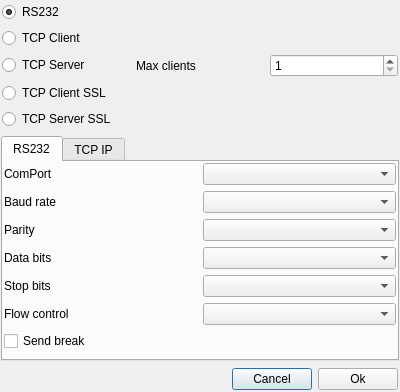
<?xml version="1.0" encoding="UTF-8"?>
<ui version="4.0">
 <class>QDOpenComPort</class>
 <widget class="QDialog" name="QDOpenComPort">
  <property name="geometry">
   <rect>
    <x>0</x>
    <y>0</y>
    <width>400</width>
    <height>392</height>
   </rect>
  </property>
  <property name="windowTitle">
   <string>Open Com Port</string>
  </property>
  <layout class="QVBoxLayout" name="verticalLayout">
   <property name="leftMargin">
    <number>1</number>
   </property>
   <property name="topMargin">
    <number>1</number>
   </property>
   <property name="rightMargin">
    <number>1</number>
   </property>
   <property name="bottomMargin">
    <number>1</number>
   </property>
   <item>
    <widget class="QWidget" name="widget_2" native="true">
     <layout class="QGridLayout" name="gridLayout_3">
      <property name="leftMargin">
       <number>1</number>
      </property>
      <property name="topMargin">
       <number>1</number>
      </property>
      <property name="rightMargin">
       <number>1</number>
      </property>
      <property name="bottomMargin">
       <number>1</number>
      </property>
      <item row="3" column="0">
       <widget class="QRadioButton" name="QRBTCPClientSsl">
        <property name="text">
         <string>TCP Client SSL</string>
        </property>
       </widget>
      </item>
      <item row="0" column="0">
       <widget class="QRadioButton" name="QRBRS232">
        <property name="text">
         <string>RS232</string>
        </property>
        <property name="checked">
         <bool>true</bool>
        </property>
       </widget>
      </item>
      <item row="2" column="2">
       <widget class="QSpinBox" name="QSBTCPServerMaxClients">
        <property name="minimum">
         <number>1</number>
        </property>
        <property name="maximum">
         <number>999999</number>
        </property>
       </widget>
      </item>
      <item row="1" column="0">
       <widget class="QRadioButton" name="QRBTCPClient">
        <property name="text">
         <string>TCP Client</string>
        </property>
       </widget>
      </item>
      <item row="2" column="0">
       <widget class="QRadioButton" name="QRBTCPServer">
        <property name="text">
         <string>TCP Server</string>
        </property>
       </widget>
      </item>
      <item row="2" column="1">
       <widget class="QLabel" name="label_9">
        <property name="text">
         <string>Max clients</string>
        </property>
       </widget>
      </item>
      <item row="4" column="0">
       <widget class="QRadioButton" name="QRBTCPServerSsl">
        <property name="text">
         <string>TCP Server SSL</string>
        </property>
       </widget>
      </item>
     </layout>
    </widget>
   </item>
   <item>
    <widget class="QTabWidget" name="tabWidget">
     <property name="currentIndex">
      <number>0</number>
     </property>
     <widget class="QWidget" name="tab">
      <attribute name="title">
       <string>RS232</string>
      </attribute>
      <layout class="QGridLayout" name="gridLayout_4">
       <property name="leftMargin">
        <number>1</number>
       </property>
       <property name="topMargin">
        <number>1</number>
       </property>
       <property name="rightMargin">
        <number>1</number>
       </property>
       <property name="bottomMargin">
        <number>1</number>
       </property>
       <item row="2" column="1">
        <widget class="QComboBox" name="QCBParity"/>
       </item>
       <item row="4" column="1">
        <widget class="QComboBox" name="QCBStopBits"/>
       </item>
       <item row="0" column="0">
        <widget class="QLabel" name="label">
         <property name="text">
          <string>ComPort</string>
         </property>
        </widget>
       </item>
       <item row="3" column="1">
        <widget class="QComboBox" name="QCBDataBits"/>
       </item>
       <item row="5" column="1">
        <widget class="QComboBox" name="QCBFlowControl"/>
       </item>
       <item row="6" column="0">
        <widget class="QCheckBox" name="QCBSendBreak">
         <property name="text">
          <string>Send break</string>
         </property>
        </widget>
       </item>
       <item row="4" column="0">
        <widget class="QLabel" name="label_5">
         <property name="text">
          <string>Stop bits</string>
         </property>
        </widget>
       </item>
       <item row="1" column="0">
        <widget class="QLabel" name="label_2">
         <property name="text">
          <string>Baud rate</string>
         </property>
        </widget>
       </item>
       <item row="2" column="0">
        <widget class="QLabel" name="label_3">
         <property name="text">
          <string>Parity</string>
         </property>
        </widget>
       </item>
       <item row="5" column="0">
        <widget class="QLabel" name="label_6">
         <property name="text">
          <string>Flow control</string>
         </property>
        </widget>
       </item>
       <item row="1" column="1">
        <widget class="QComboBox" name="QCBBaudRate"/>
       </item>
       <item row="0" column="1">
        <widget class="QComboBox" name="QCBComPort"/>
       </item>
       <item row="3" column="0">
        <widget class="QLabel" name="label_4">
         <property name="text">
          <string>Data bits</string>
         </property>
        </widget>
       </item>
       <item row="7" column="0">
        <spacer name="verticalSpacer_2">
         <property name="orientation">
          <enum>Qt::Vertical</enum>
         </property>
         <property name="sizeHint" stdset="0">
          <size>
           <width>20</width>
           <height>40</height>
          </size>
         </property>
        </spacer>
       </item>
      </layout>
     </widget>
     <widget class="QWidget" name="tab_2">
      <attribute name="title">
       <string>TCP IP</string>
      </attribute>
      <layout class="QGridLayout" name="gridLayout">
       <property name="leftMargin">
        <number>1</number>
       </property>
       <property name="topMargin">
        <number>1</number>
       </property>
       <property name="rightMargin">
        <number>1</number>
       </property>
       <property name="bottomMargin">
        <number>1</number>
       </property>
       <item row="1" column="1">
        <widget class="QSpinBox" name="QSBSocket">
         <property name="enabled">
          <bool>true</bool>
         </property>
         <property name="minimum">
          <number>1</number>
         </property>
         <property name="maximum">
          <number>999999</number>
         </property>
         <property name="value">
          <number>23</number>
         </property>
        </widget>
       </item>
       <item row="1" column="2">
        <spacer name="horizontalSpacer_2">
         <property name="orientation">
          <enum>Qt::Horizontal</enum>
         </property>
         <property name="sizeHint" stdset="0">
          <size>
           <width>40</width>
           <height>20</height>
          </size>
         </property>
        </spacer>
       </item>
       <item row="3" column="0" colspan="3">
        <widget class="QGroupBox" name="QGBFirewallRule">
         <property name="title">
          <string>Windows firewall rule</string>
         </property>
         <layout class="QHBoxLayout" name="horizontalLayout_2">
          <property name="leftMargin">
           <number>1</number>
          </property>
          <property name="topMargin">
           <number>1</number>
          </property>
          <property name="rightMargin">
           <number>1</number>
          </property>
          <property name="bottomMargin">
           <number>1</number>
          </property>
          <item>
           <widget class="QTextEdit" name="QTEFirewallRule">
            <property name="readOnly">
             <bool>true</bool>
            </property>
           </widget>
          </item>
         </layout>
        </widget>
       </item>
       <item row="0" column="0">
        <widget class="QLabel" name="label_7">
         <property name="text">
          <string>Server</string>
         </property>
        </widget>
       </item>
       <item row="0" column="1" colspan="2">
        <widget class="QLineEdit" name="QLEServer">
         <property name="enabled">
          <bool>true</bool>
         </property>
        </widget>
       </item>
       <item row="1" column="0">
        <widget class="QLabel" name="label_8">
         <property name="text">
          <string>Socket</string>
         </property>
        </widget>
       </item>
       <item row="2" column="1">
        <spacer name="verticalSpacer_3">
         <property name="orientation">
          <enum>Qt::Vertical</enum>
         </property>
         <property name="sizeHint" stdset="0">
          <size>
           <width>20</width>
           <height>40</height>
          </size>
         </property>
        </spacer>
       </item>
      </layout>
     </widget>
    </widget>
   </item>
   <item>
    <spacer name="verticalSpacer">
     <property name="orientation">
      <enum>Qt::Vertical</enum>
     </property>
     <property name="sizeHint" stdset="0">
      <size>
       <width>20</width>
       <height>40</height>
      </size>
     </property>
    </spacer>
   </item>
   <item>
    <widget class="QWidget" name="widget" native="true">
     <layout class="QHBoxLayout" name="horizontalLayout">
      <property name="leftMargin">
       <number>1</number>
      </property>
      <property name="topMargin">
       <number>1</number>
      </property>
      <property name="rightMargin">
       <number>1</number>
      </property>
      <property name="bottomMargin">
       <number>1</number>
      </property>
      <item>
       <spacer name="horizontalSpacer">
        <property name="orientation">
         <enum>Qt::Horizontal</enum>
        </property>
        <property name="sizeHint" stdset="0">
         <size>
          <width>250</width>
          <height>20</height>
         </size>
        </property>
       </spacer>
      </item>
      <item>
       <widget class="QPushButton" name="QPBCancel">
        <property name="text">
         <string>Cancel</string>
        </property>
       </widget>
      </item>
      <item>
       <widget class="QPushButton" name="QPBOk">
        <property name="text">
         <string>Ok</string>
        </property>
        <property name="icon">
         <iconset resource="Resources.qrc">
          <normaloff>:/Icons/Icons/ok.png</normaloff>:/Icons/Icons/ok.png</iconset>
        </property>
       </widget>
      </item>
     </layout>
    </widget>
   </item>
  </layout>
 </widget>
 <tabstops>
  <tabstop>QRBRS232</tabstop>
  <tabstop>QRBTCPClient</tabstop>
  <tabstop>QRBTCPServer</tabstop>
  <tabstop>QSBTCPServerMaxClients</tabstop>
  <tabstop>QRBTCPClientSsl</tabstop>
  <tabstop>QRBTCPServerSsl</tabstop>
  <tabstop>tabWidget</tabstop>
  <tabstop>QCBComPort</tabstop>
  <tabstop>QCBBaudRate</tabstop>
  <tabstop>QCBParity</tabstop>
  <tabstop>QCBDataBits</tabstop>
  <tabstop>QCBStopBits</tabstop>
  <tabstop>QCBFlowControl</tabstop>
  <tabstop>QCBSendBreak</tabstop>
  <tabstop>QLEServer</tabstop>
  <tabstop>QSBSocket</tabstop>
  <tabstop>QTEFirewallRule</tabstop>
  <tabstop>QPBCancel</tabstop>
  <tabstop>QPBOk</tabstop>
 </tabstops>
 <resources>
  <include location="Resources.qrc"/>
 </resources>
 <connections/>
</ui>
